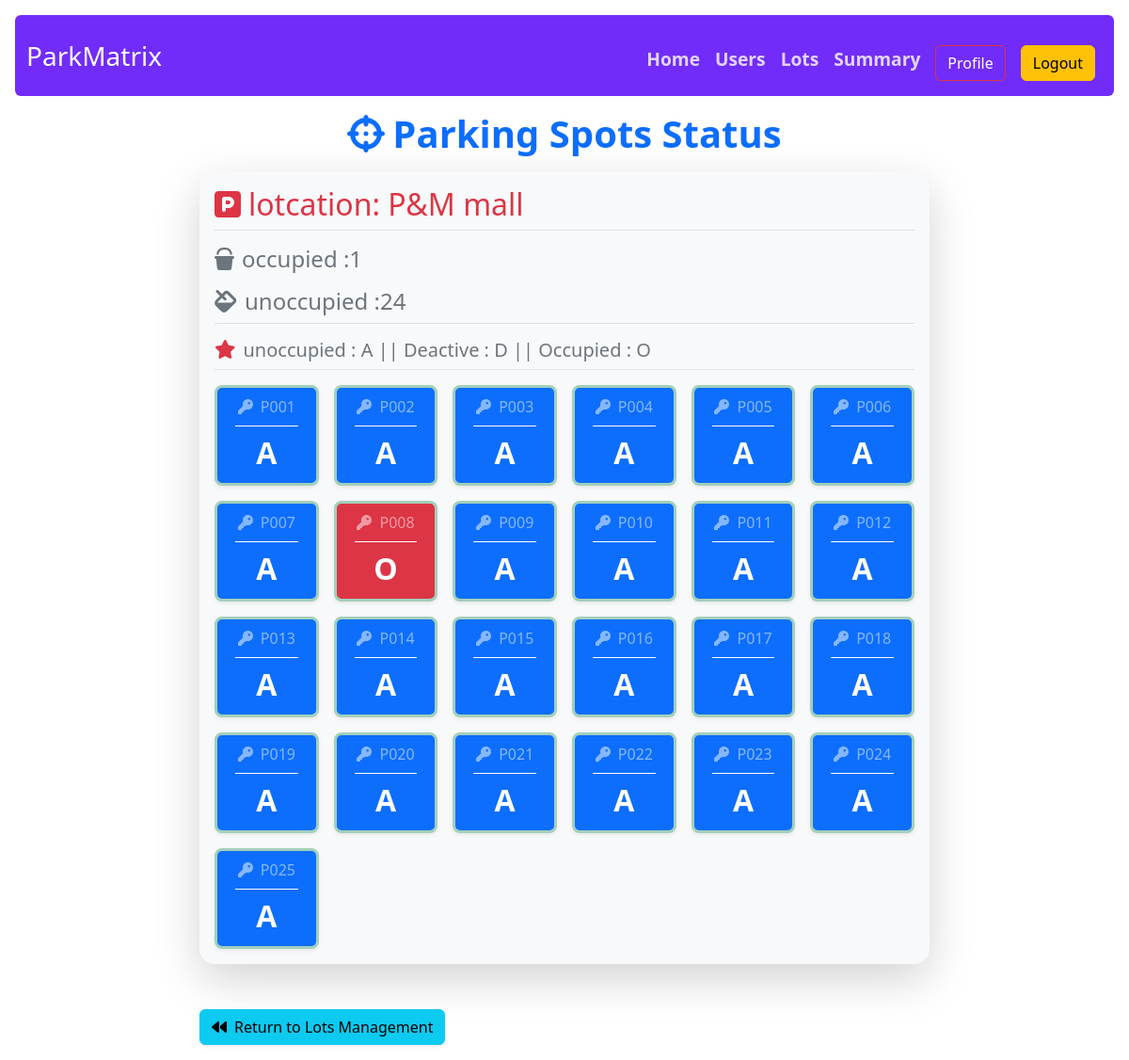
Page /see_spots/1 (signed in) on the earlier database version.
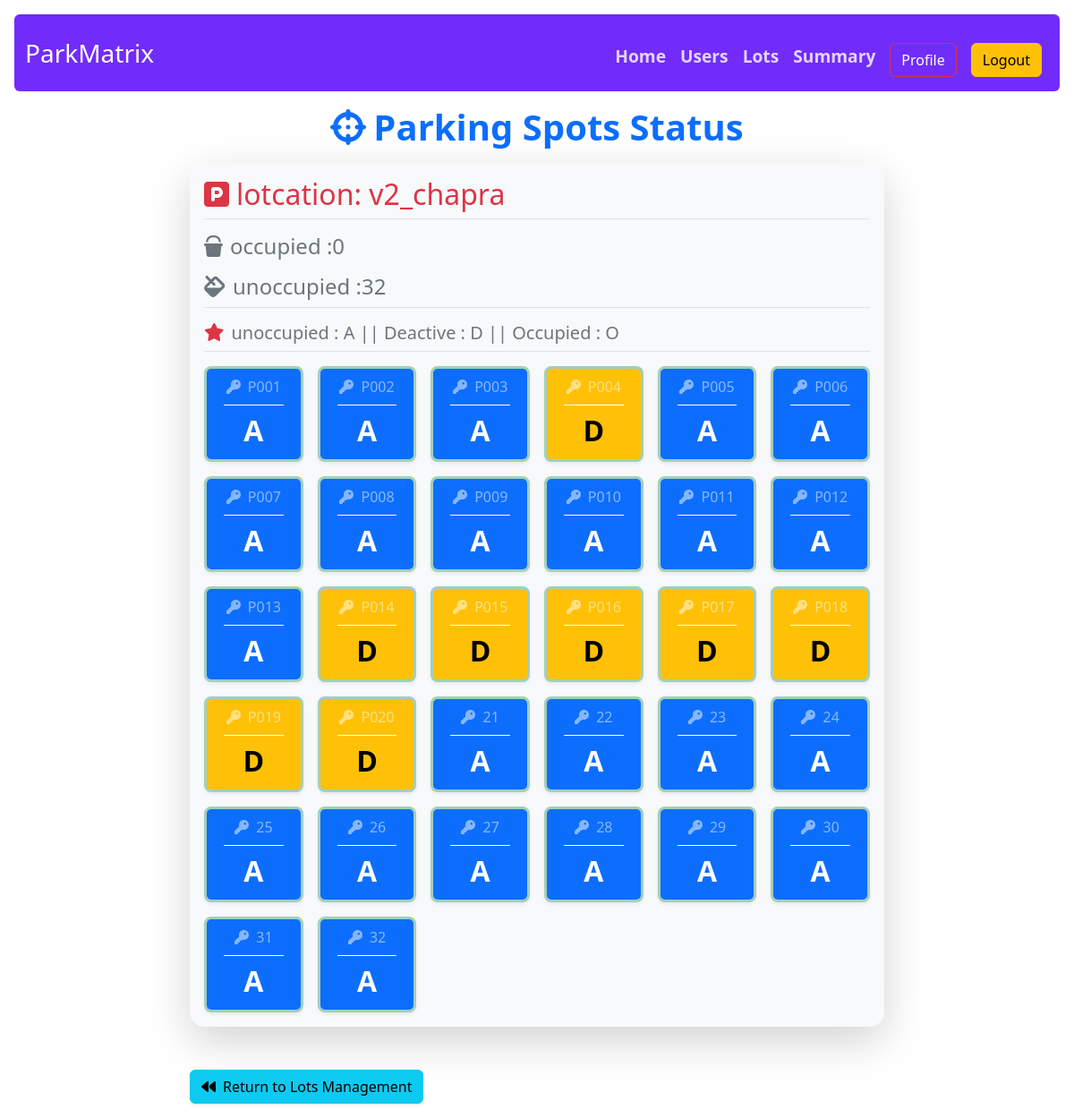
Same page on the later database version.
### models.py (models this page shows)
class ParkingLot(db.Model):
    id = db.Column(db.Integer , primary_key = True)
    lot_name = db.Column(db.String(256), nullable = False )
    price = db.Column(db.Float, nullable = False)
    city = db.Column(db.String(64), nullable = False)
    pin_code = db.Column(db.String(32), nullable = False)
    available_parking_spots = db.Column(db.Integer, nullable = False)
    deleted_lot = db.Column(db.Boolean, nullable = False, default = False)
    parking_spot = db.relationship("ParkingSpot", backref="parking_lot", lazy=True, cascade="all,delete")

class ParkingSpot(db.Model):
    id = db.Column(db.Integer , primary_key = True)
    lot_id = db.Column(db.Integer, db.ForeignKey(ParkingLot.id), nullable = False)
    occupied_status = db.Column(db.Boolean , nullable = False , default = False)
    spot_number = db.Column(db.String(6), nullable = False)
    deleted_spot = db.Column(db.Boolean,default=True,nullable = False)
    booked_spots = db.relationship("Bookedspot", backref="parking_spot", lazy=True)

### routes.py (the view)
@app.route('/see_spots/<int:sid>')
@admin_required
def see_lots(sid):
    lots=ParkingLot.query.filter_by(id=sid).first()
    spots = ParkingSpot.query.filter_by(lot_id=sid).all()
    unoccupied_spots_count = ParkingSpot.query.filter_by(occupied_status=False, lot_id=lots.id).count()
    occupied_spots_count = ParkingSpot.query.filter_by(occupied_status=True, lot_id=lots.id).count()
    return render_template('admin_spot_view.html', lots=lots, spots=spots ,unoccupied_spots_count=unoccupied_spots_count,occupied_spots_count=occupied_spots_count)

### routes.py (called while the page is built)
@app.context_processor
def inject_user():
    user = None
    if 'user_id' in session:
        user = User.query.get(session['user_id'])
    return dict(user=user)

def admin_required(func):
    @wraps(func)
    def inner(*args, **kwargs):
        if 'user_id'not in session:
            flash("Please log in first.")
            return redirect(url_for('login'))
        user = User.query.get(session['user_id'])
        if not user.is_admin:
            flash("You are not an admin.")
            return redirect(url_for('user_dashboard'))
        return func(*args, **kwargs)
    return inner

### templates/admin_spot_view.html (shortened to what this page needs)
{% extends 'layout.html' %}
{% block content %}
<div class="container-fluid my-3">
    <h1 class="text-center text-primary fw-bold mb-3"><i class="fa-solid fa-crosshairs me-2"></i>Parking Spots Status
    </h1>
    <div class="row justify-content-center">
        <div class="col-12 col-md-10 col-lg-8">
            <div class="p-3 bg-light rounded-4 shadow-lg mb-3">
                <h2 class="text-start dispaly-3 mb-3 border-bottom pb-2 text-danger">
                    <i class="fa-solid fa-square-parking me-2"></i>lotcation: {{lots.lot_name}}
                </h2>
                <h2 class="text-start fs-4 mb-3 text-secondary">
                    <i class="fa-solid fa-bucket me-2"></i>occupied :{{ occupied_spots_count}}
                    <h2 class="text-start fs-4 mb-3 border-bottom pb-2 text-secondary">
                        <i class="fa-solid fa-fill me-2"></i>unoccupied :{{ unoccupied_spots_count}}
                    </h2>
                    <h5 class="text-start mb-3 border-bottom pb-2 text-secondary">
                        <i class="fa-solid fa-star text-danger me-2"></i>unoccupied : A || Deactive : D || Occupied : O
                    </h5>
                    <div class="row row-cols-3 row-cols-md-4 row-cols-lg-6 g-3 justify-content-start">
                        {% for spot in spots %}
                        <div class="col">
                            {% if spot.occupied_status %}
                            <a href="{{ url_for('view_this_spot_details', sid = spot.id) }}"
                                class="btn btn-danger w-100 h-100 shadow-sm border border-3 border-success-subtle rounded-3 d-flex flex-column align-items-center justify-content-between p-2">
                                <p class="fs-6 text-white-50 fw-light mb-1"><i class="fa-solid fa-key me-1"></i> {{
                                    spot.spot_number }}</p>
                                <div class="w-75 border-bottom border-1 border-white my-1"></div>
                                <p class="fs-2 fw-bold mb-0">O</p>
                            </a>
                            {% elif not spot.deleted_spot %}
                            <a href="{{ url_for('deactivate_this_spot', sid = spot.id) }}"
                                class="btn btn-warning w-100 h-100 shadow-sm border border-3 border-success-subtle rounded-3 d-flex flex-column align-items-center justify-content-between p-2">
                                <p class="fs-6 text-white-50 fw-light mb-1"><i class="fa-solid fa-key me-1"></i> {{
                                    spot.spot_number }}</p>
                                <div class="w-75 border-bottom border-1 border-white my-1"></div>
                                <p class="fs-2 fw-bold mb-0">D</p>
                            </a>
                            {% else %}
                            <a href="{{ url_for('deactivate_this_spot', sid = spot.id) }}"
                                class="btn btn-primary w-100 h-100 shadow-sm border border-3 border-success-subtle rounded-3 d-flex flex-column align-items-center justify-content-between p-2">
                                <p class="fs-6 text-white-50 fw-light mb-1"><i class="fa-solid fa-key me-1"></i> {{
                                    spot.spot_number }}</p>
                                <div class="w-75 border-bottom border-1 border-white my-1"></div>
                                <p class="fs-2 fw-bold mb-0">A</p>
                            </a>
                            {% endif %}
                        </div>
                        {% endfor %}
                    </div>
            </div>
            <div class="text-start mt-5">
                <a href="{{ url_for('lot_list') }}" class="btn btn-info shadow-sm">
                    <i class="fa-solid fa-backward me-2"></i>Return to Lots Management
                </a>
            </div>
        </div>
    </div>
</div>
{% endblock %}

Differences in the rows shown:
changed ParkingLot: lot_name "P&M mall" → "v2_chapra"
changed ParkingSpot (number 4 of 32 on the later page): deleted_spot "A" → "D"
changed ParkingSpot (number 8 of 32 on the later page): occupied_status "O" → "A"
changed ParkingSpot (number 14 of 32 on the later page): deleted_spot "A" → "D"
changed ParkingSpot (number 15 of 32 on the later page): deleted_spot "A" → "D"
changed ParkingSpot (number 16 of 32 on the later page): deleted_spot "A" → "D"
changed ParkingSpot (number 17 of 32 on the later page): deleted_spot "A" → "D"
changed ParkingSpot (number 18 of 32 on the later page): deleted_spot "A" → "D"
changed ParkingSpot (number 19 of 32 on the later page): deleted_spot "A" → "D"
changed ParkingSpot (number 20 of 32 on the later page): deleted_spot "A" → "D"
changed ParkingSpot (number 21 of 32 on the later page): spot_number "P021" → "21"
changed ParkingSpot (number 22 of 32 on the later page): spot_number "P022" → "22"
changed ParkingSpot (number 23 of 32 on the later page): spot_number "P023" → "23"
changed ParkingSpot (number 24 of 32 on the later page): spot_number "P024" → "24"
changed ParkingSpot (number 25 of 32 on the later page): spot_number "P025" → "25"
now on this page (row edited): ParkingSpot: spot_number "26"
now on this page (row edited): ParkingSpot: spot_number "27"
now on this page (row edited): ParkingSpot: spot_number "28"
now on this page (row edited): ParkingSpot: spot_number "29"
now on this page (row edited): ParkingSpot: spot_number "30"
now on this page (row edited): ParkingSpot: spot_number "31"
now on this page (row edited): ParkingSpot: spot_number "32"
Other differences:
{{ occupied_spots_count }}: "1" → "0"
{{ unoccupied_spots_count }}: "24" → "32"
